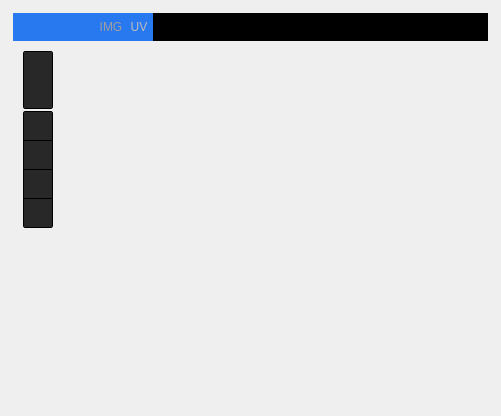
<?xml version="1.0" encoding="UTF-8"?>
<ui version="4.0">
 <class>FGEUVEditorForm</class>
 <widget class="QWidget" name="FGEUVEditorForm">
  <property name="geometry">
   <rect>
    <x>0</x>
    <y>0</y>
    <width>501</width>
    <height>416</height>
   </rect>
  </property>
  <property name="windowTitle">
   <string>Form</string>
  </property>
  <layout class="QGridLayout" name="gridLayout">
   <item row="0" column="0">
    <widget class="QWidget" name="widget_cont" native="true">
     <layout class="QGridLayout" name="gridLayout_2">
      <property name="leftMargin">
       <number>2</number>
      </property>
      <property name="topMargin">
       <number>2</number>
      </property>
      <property name="rightMargin">
       <number>2</number>
      </property>
      <property name="bottomMargin">
       <number>2</number>
      </property>
      <property name="spacing">
       <number>2</number>
      </property>
      <item row="0" column="0">
       <layout class="QGridLayout" name="gridLayout_5">
        <property name="spacing">
         <number>0</number>
        </property>
        <item row="0" column="0">
         <widget class="QWidget" name="widget" native="true">
          <property name="minimumSize">
           <size>
            <width>0</width>
            <height>28</height>
           </size>
          </property>
          <property name="maximumSize">
           <size>
            <width>16777215</width>
            <height>28</height>
           </size>
          </property>
          <property name="styleSheet">
           <string notr="true">.QWidget#widget{
	padding : 4px;
	background-color: rgb(0, 0, 0);
}
</string>
          </property>
          <layout class="QGridLayout" name="gridLayout_3">
           <property name="leftMargin">
            <number>0</number>
           </property>
           <property name="topMargin">
            <number>0</number>
           </property>
           <property name="rightMargin">
            <number>0</number>
           </property>
           <property name="bottomMargin">
            <number>0</number>
           </property>
           <property name="spacing">
            <number>0</number>
           </property>
           <item row="0" column="0">
            <widget class="QWidget" name="topwidget" native="true">
             <property name="minimumSize">
              <size>
               <width>0</width>
               <height>28</height>
              </size>
             </property>
             <property name="maximumSize">
              <size>
               <width>16777215</width>
               <height>28</height>
              </size>
             </property>
             <widget class="QPushButton" name="pushButton_widget_class">
              <property name="geometry">
               <rect>
                <x>0</x>
                <y>0</y>
                <width>28</width>
                <height>28</height>
               </rect>
              </property>
              <property name="minimumSize">
               <size>
                <width>28</width>
                <height>28</height>
               </size>
              </property>
              <property name="maximumSize">
               <size>
                <width>28</width>
                <height>28</height>
               </size>
              </property>
              <property name="styleSheet">
               <string notr="true">.QPushButton{
	border : 0px solid;
    border-image: url(&quot;:/Icons/select.png&quot;);
    background-repeat: no-repeat;
	background-color: rgb(40, 120, 240);
}
.QPushButton::hover{
	background-color: rgb(133, 28, 147);
}</string>
              </property>
              <property name="text">
               <string/>
              </property>
             </widget>
             <widget class="QPushButton" name="pushButton_splite_widget">
              <property name="geometry">
               <rect>
                <x>28</x>
                <y>0</y>
                <width>28</width>
                <height>28</height>
               </rect>
              </property>
              <property name="minimumSize">
               <size>
                <width>28</width>
                <height>28</height>
               </size>
              </property>
              <property name="maximumSize">
               <size>
                <width>28</width>
                <height>28</height>
               </size>
              </property>
              <property name="styleSheet">
               <string notr="true">.QPushButton{
	border : 0px solid;
    background-repeat: no-repeat;
	background-color: rgb(40, 120, 240);
}
.QPushButton::hover{
	background-color: rgb(133, 28, 147);
}</string>
              </property>
              <property name="text">
               <string/>
              </property>
              <property name="icon">
               <iconset resource="../icons.qrc">
                <normaloff>:/Icons/svg/splitter.svg</normaloff>:/Icons/svg/splitter.svg</iconset>
              </property>
             </widget>
             <widget class="QPushButton" name="pushButton_image">
              <property name="geometry">
               <rect>
                <x>84</x>
                <y>0</y>
                <width>28</width>
                <height>28</height>
               </rect>
              </property>
              <property name="minimumSize">
               <size>
                <width>28</width>
                <height>28</height>
               </size>
              </property>
              <property name="maximumSize">
               <size>
                <width>28</width>
                <height>28</height>
               </size>
              </property>
              <property name="styleSheet">
               <string notr="true">.QPushButton{
	border : 0px solid;
    background-repeat: no-repeat;
	background-color: rgb(40, 120, 240);
	
	color: rgb(159, 159, 159);
}
.QPushButton::hover{
	background-color: rgb(133, 28, 147);
}</string>
              </property>
              <property name="text">
               <string>IMG</string>
              </property>
              <property name="iconSize">
               <size>
                <width>18</width>
                <height>18</height>
               </size>
              </property>
             </widget>
             <widget class="QPushButton" name="pushButton_selection_mode">
              <property name="geometry">
               <rect>
                <x>56</x>
                <y>0</y>
                <width>28</width>
                <height>28</height>
               </rect>
              </property>
              <property name="minimumSize">
               <size>
                <width>28</width>
                <height>28</height>
               </size>
              </property>
              <property name="maximumSize">
               <size>
                <width>28</width>
                <height>28</height>
               </size>
              </property>
              <property name="styleSheet">
               <string notr="true">.QPushButton{
	border : 0px solid;
    background-repeat: no-repeat;
	background-color: rgb(40, 120, 240);
}
.QPushButton::hover{
	background-color: rgb(133, 28, 147);
}</string>
              </property>
              <property name="text">
               <string/>
              </property>
              <property name="icon">
               <iconset resource="../icons.qrc">
                <normaloff>:/Icons/svg/tweak1_selection.svg</normaloff>:/Icons/svg/tweak1_selection.svg</iconset>
              </property>
              <property name="iconSize">
               <size>
                <width>24</width>
                <height>24</height>
               </size>
              </property>
             </widget>
             <widget class="QPushButton" name="pushButton_uv">
              <property name="enabled">
               <bool>false</bool>
              </property>
              <property name="geometry">
               <rect>
                <x>112</x>
                <y>0</y>
                <width>28</width>
                <height>28</height>
               </rect>
              </property>
              <property name="minimumSize">
               <size>
                <width>28</width>
                <height>28</height>
               </size>
              </property>
              <property name="maximumSize">
               <size>
                <width>28</width>
                <height>28</height>
               </size>
              </property>
              <property name="styleSheet">
               <string notr="true">.QPushButton{
	border : 0px solid;
	background-color: rgb(40, 120, 240);
}
.QPushButton::hover{
	background-color: rgb(133, 28, 147);
}</string>
              </property>
              <property name="text">
               <string>UV</string>
              </property>
              <property name="iconSize">
               <size>
                <width>22</width>
                <height>22</height>
               </size>
              </property>
             </widget>
            </widget>
           </item>
          </layout>
         </widget>
        </item>
        <item row="1" column="0">
         <widget class="FGEOpenGLWidget" name="glwidget_world" native="true">
          <property name="font">
           <font>
            <stylestrategy>PreferAntialias</stylestrategy>
           </font>
          </property>
          <property name="mouseTracking">
           <bool>true</bool>
          </property>
          <property name="styleSheet">
           <string notr="true">
QMenu {
	  color: rgb(0, 0, 0);
      border-radius: 3px;
      background-color: white;
      margin: 2px; /* some spacing around the menu */
  }

  QMenu::item {
	height : 240px;
      padding: 2px 25px 2px 20px;
      border: 1px solid transparent; /* reserve space for selection border */
  }

  QMenu::item:selected {
		border-radius: 3px;
		background-color: rgb(235, 235, 235);
  }</string>
          </property>
          <widget class="QWidget" name="widget_3" native="true">
           <property name="geometry">
            <rect>
             <x>10</x>
             <y>10</y>
             <width>30</width>
             <height>58</height>
            </rect>
           </property>
           <property name="styleSheet">
            <string notr="true">.QWidget{
	border-radius:2px;
	border : 1px solid black;
	background-color: rgb(0, 0, 0);
}</string>
           </property>
           <widget class="QPushButton" name="pushButton_snap">
            <property name="geometry">
             <rect>
              <x>1</x>
              <y>29</y>
              <width>28</width>
              <height>28</height>
             </rect>
            </property>
            <property name="styleSheet">
             <string notr="true">.QPushButton{
	border : 0px solid;
    border-image: url(&quot;:/Icons/snap.png&quot;);
    background-repeat: no-repeat;
	background-color: rgb(40, 40, 40);
}
.QPushButton::hover{
	background-color: rgb(133, 28, 147);
}</string>
            </property>
            <property name="text">
             <string/>
            </property>
           </widget>
           <widget class="QPushButton" name="pushButton_selection">
            <property name="geometry">
             <rect>
              <x>1</x>
              <y>1</y>
              <width>28</width>
              <height>28</height>
             </rect>
            </property>
            <property name="styleSheet">
             <string notr="true">.QPushButton{
	border : 0px solid;
    border-image: url(&quot;:/Icons/select.png&quot;);
    background-repeat: no-repeat;
	background-color: rgb(40, 40, 40);
}
.QPushButton::hover{
	background-color: rgb(133, 28, 147);
}</string>
            </property>
            <property name="text">
             <string/>
            </property>
            <property name="checkable">
             <bool>false</bool>
            </property>
            <property name="autoExclusive">
             <bool>false</bool>
            </property>
           </widget>
          </widget>
          <widget class="QWidget" name="widget_2" native="true">
           <property name="geometry">
            <rect>
             <x>10</x>
             <y>70</y>
             <width>30</width>
             <height>117</height>
            </rect>
           </property>
           <property name="styleSheet">
            <string notr="true">.QWidget{
	border-radius:2px;
	border : 1px solid black;
	background-color: rgb(0, 0, 0);
}</string>
           </property>
           <widget class="QPushButton" name="pushButton_transformation">
            <property name="geometry">
             <rect>
              <x>1</x>
              <y>88</y>
              <width>28</width>
              <height>28</height>
             </rect>
            </property>
            <property name="styleSheet">
             <string notr="true">.QPushButton{
	border : 0px solid;
    border-image: url(&quot;:/Icons/transform.png&quot;);
    background-repeat: no-repeat;
	background-color: rgb(40, 40, 40);
}
.QPushButton::hover{
	background-color: rgb(133, 28, 147);
}</string>
            </property>
            <property name="text">
             <string/>
            </property>
           </widget>
           <widget class="QPushButton" name="pushButton_scale">
            <property name="geometry">
             <rect>
              <x>1</x>
              <y>59</y>
              <width>28</width>
              <height>28</height>
             </rect>
            </property>
            <property name="styleSheet">
             <string notr="true">.QPushButton{
	border : 0px solid;
    border-image: url(&quot;:/Icons/scale.png&quot;);
    background-repeat: no-repeat;
	background-color: rgb(40, 40, 40);
}
.QPushButton::hover{
	background-color: rgb(133, 28, 147);
}</string>
            </property>
            <property name="text">
             <string/>
            </property>
           </widget>
           <widget class="QPushButton" name="pushButton_rotation">
            <property name="geometry">
             <rect>
              <x>1</x>
              <y>30</y>
              <width>28</width>
              <height>28</height>
             </rect>
            </property>
            <property name="styleSheet">
             <string notr="true">.QPushButton{
	border : 0px solid;
    border-image: url(&quot;:/Icons/rotate.png&quot;);
    background-repeat: no-repeat;
	background-color: rgb(40, 40, 40);
}
.QPushButton::hover{
	background-color: rgb(133, 28, 147);
}</string>
            </property>
            <property name="text">
             <string/>
            </property>
           </widget>
           <widget class="QPushButton" name="pushButton_translation">
            <property name="geometry">
             <rect>
              <x>1</x>
              <y>1</y>
              <width>28</width>
              <height>28</height>
             </rect>
            </property>
            <property name="styleSheet">
             <string notr="true">.QPushButton{
	border : 0px solid;
    border-image: url(&quot;:/Icons/translate.png&quot;);
    background-repeat: no-repeat;
	background-color: rgb(40, 40, 40);
}
.QPushButton::hover{
	background-color: rgb(133, 28, 147);
}</string>
            </property>
            <property name="text">
             <string/>
            </property>
            <property name="checkable">
             <bool>false</bool>
            </property>
           </widget>
          </widget>
         </widget>
        </item>
       </layout>
      </item>
     </layout>
    </widget>
   </item>
  </layout>
 </widget>
 <customwidgets>
  <customwidget>
   <class>FGEOpenGLWidget</class>
   <extends>QWidget</extends>
   <header>UVEditor/Primitive/FGEUVEOpenGLWidget.h</header>
   <container>1</container>
  </customwidget>
 </customwidgets>
 <resources>
  <include location="../icons.qrc"/>
 </resources>
 <connections/>
</ui>
